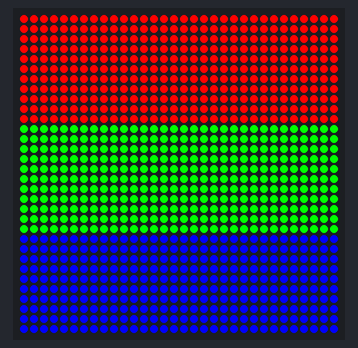
Recording of a program running on a simulated CircuitPython board. On the bench: 32×32 RGB LED matrix.

Above: at 0.1 s.

The program:

code.py
```python
import board, displayio, framebufferio, rgbmatrix

displayio.release_displays()

matrix = rgbmatrix.RGBMatrix(
    width=32, bit_depth=4,
    rgb_pins=[board.MTX_R1, board.MTX_G1, board.MTX_B1,
              board.MTX_R2, board.MTX_G2, board.MTX_B2],
    addr_pins=[board.MTX_ADDRA, board.MTX_ADDRB,
               board.MTX_ADDRC, board.MTX_ADDRD],
    clock_pin=board.MTX_CLK, latch_pin=board.MTX_LAT,
    output_enable_pin=board.MTX_OE)

display = framebufferio.FramebufferDisplay(matrix, auto_refresh=True)

bitmap = displayio.Bitmap(32, 32, 4)
palette = displayio.Palette(4)
palette[0] = 0x000000
palette[1] = 0xFF0000
palette[2] = 0x00FF00
palette[3] = 0x0000FF

for y in range(32):
    for x in range(32):
        bitmap[x, y] = 1 + (y // 11) % 3

group = displayio.Group()
group.append(displayio.TileGrid(bitmap, pixel_shader=palette))
display.root_group = group

while True:
    pass
```
